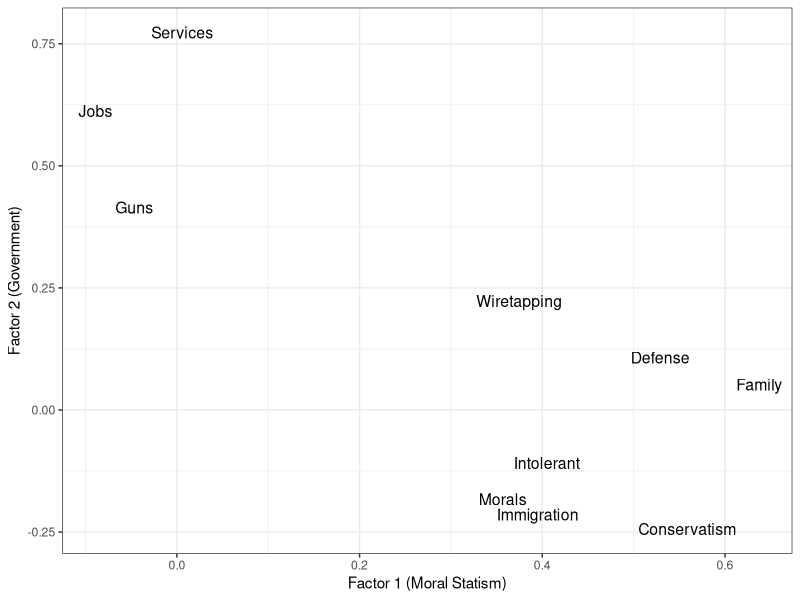

The R source for this figure:
setwd("~/Dropbox/gh_projects/misarchism")
require(arm)
require(ggplot2)

df<-read.csv("data/misarchism_data.csv")

########### Run this analysis first


factor.vars<-subset(df)
factor.vars<-factor.vars[c("caseid", "tea_supp", "gender_respondent_x", "fox", "bornagain", "church",
                           "white", "Auth", "dem_edu", "dem_age_r_x", "Obama", 
                            "republican",
                           "inc_incgroup_pre", "libcpre_self",
                           "trad_famval", "gun_control",
                           "trad_tolerant", "trad_adjust", "wiretap",
                           "defsppr_self", "spsrvpr_ssself",
                           "immig_checks", "guarpr_self")]

# Rescale variables for FA
factor.vars[8:length(factor.vars)]<-as.data.frame(sapply(factor.vars[8:length(factor.vars)], function(x) rescale(x)))


detach("package:arm", unload=TRUE)
require(psych)
set.seed(666)

# fad<-factor.vars[10:length(factor.vars)]
# 
# ev <- eigen(cor(fad)) # get eigenvalues
# ap <- parallel(subject=nrow(fad),var=ncol(fad),
#                rep=100,cent=.05)
# nS <- nScree(x=ev$values, aparallel=ap$eigen$qevpea)
# scree.plot<-plotnScree(nS)


# Factor analysis on same variables as PCA, minus pcomp1
fit <- fa(factor.vars[14:length(factor.vars)], nfactors=2,
          rotate = "oblimin", fm = "ml", warnings=FALSE,
          missing=FALSE)
# summary(fit)
# print(fit, sort=TRUE)

#fit <- factanal(factor.vars[7:length(factor.vars)], 3, rotation="varimax", scores="regression")
# print(fit, digits=2, cutoff=.3, sort=TRUE)
# summary(fit)

load <- as.data.frame(fit$loadings[,1:2])
set.seed(123)
rownames(load)<-c("Conservatism", "Family", "Guns", "Intolerant", "Morals", "Wiretapping", "Defense",
                  "Services", "Immigration", "Jobs")
factor.plot<-ggplot(load, aes(x=ML2, y=ML1, label=rownames(load))) +
  geom_text(size=4, position = position_jitter(w = 0.03, h = 0.03)) +
  theme_bw() +
  labs(x="Factor 1 (Moral Statism)", y="Factor 2 (Government)")

# plot factor 1 by factor 2 
detach("package:psych", unload=TRUE)
require(arm)
# factor.vars$factor1 <- rescale(max(fit$scores[,1])-fit$scores[,1]) # reverse to make it "conservatism"
factor.vars$MoralStatism <- rescale(fit$scores[,1])
factor.vars$Government <- rescale(fit$scores[,2])
detach("package:arm", unload=TRUE)

# Keep version with missing for imputation in 'missing.R'
factor.vars.miss<-factor.vars

# Remove missing for main regression models
factor.vars<-factor.vars[complete.cases(factor.vars),]
